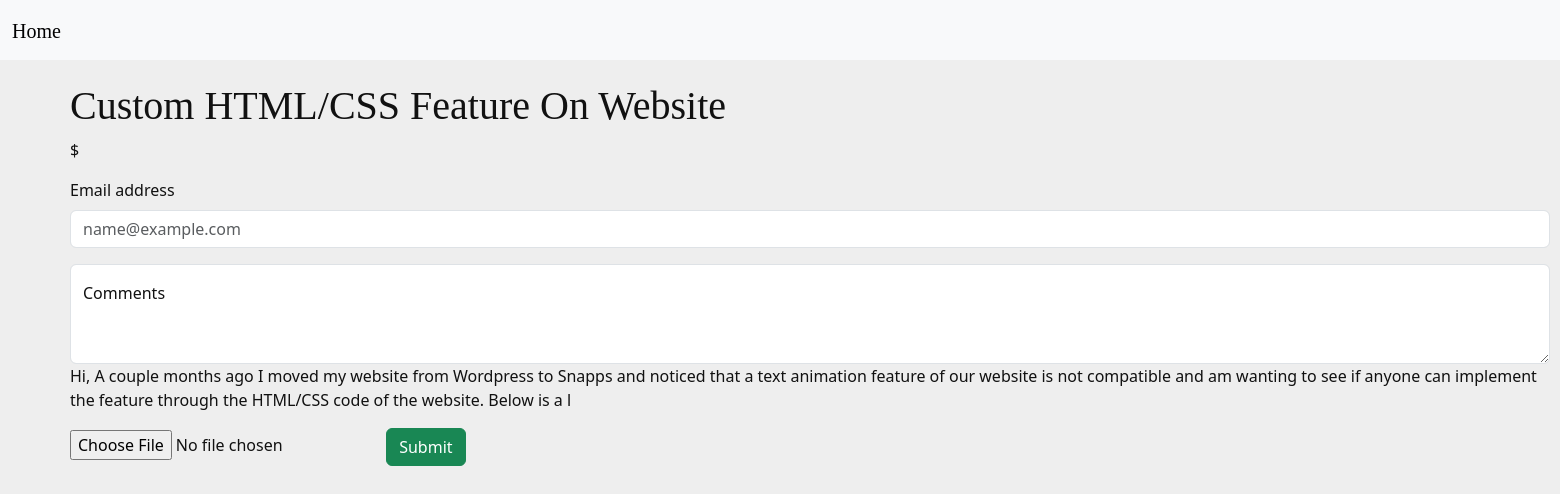
/jobs/work_details/13 (signed in), run on the app's committed database.
### books/models.py (models this page shows, shortened)
class Books(models.Model):
    title: str = models.CharField(max_length=100)
    description: str = models.TextField(max_length=500)
    author: User = models.ForeignKey(User, on_delete=models.SET_NULL,
                                     null=True, blank=True)
    genre: str = models.CharField(max_length=25)
    is_available: bool = models.BooleanField(default=True)
    price: float = models.DecimalField(max_digits=5, decimal_places=2)
    created: datetime = models.DateTimeField(auto_now_add=True)
    image = models.ImageField(
        default='books/book_default_img.png', upload_to="books")
    objects = models.Manager()  # default
    c_objects = BooksManager()  # custom manager

### books/views.py (the view)
# urls.py: path("work_details/<int:pk>", BookDetailsView.as_view(), name="work_details"),
class BookDetailsView(DetailView):
    modal = Books
    template_name = 'work_details.html'
    def get_queryset(self):
        return Books.objects.filter(id=self.kwargs['pk'])

### books/templates/work_details.html (shortened to what this page needs)
{% extends 'base.html' %}
{% load django_bootstrap5 %}
{% load static %}
{% block content %}
<br><br><br>
    <h1>{{ object.title }}</h1>
    <p class="book-cost">$ {{ book.price }} {{ book.author }}</p>
    <form action="?email={{ object.email }}" method="post" enctype="multipart/form-data">
      <div class="mb-3">
        <label for="exampleFormControlInput1" class="form-label">Email address </label>
        <input type="email" class="form-control" id="exampleFormControlInput1" placeholder="name@example.com">
      </div>
      <div class="form-floating">
        <textarea class="form-control" placeholder="Leave a comment here" id="floatingTextarea2" style="height: 100px"></textarea>
        <label for="floatingTextarea2">Comments</label>
      </div>
      <p>{{ object.description }}</p>
      <input type="file" name="file">
      <a href="{% url 'submit' object.id %}" class="btn btn-success">Submit</a>
    </form>
{% endblock %}

### static/css/base.css (style rules this page uses)
* { padding: 0; margin: 0; box-sizing: border-box; transition: 0.2s ease-out; }
body { background-color: #eee; color: #111; }
h1, h2, h3, h4, h5, h6, a { font-family: 'Fino', serif; }

### data on the page
Books: title "Custom HTML/CSS Feature On Website", description "Hi, A couple months ago I moved my website from Wordpress to Snapps and noticed that a text animation feature of our website is not compatible and am wanting to see if anyone can implement the feature through the HTML/CSS code of the website. Below is a l"
